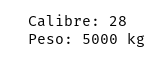
#> input picture test-img/caliber.png, 161 x 60 px
$ python -i vision.py   (imports and definitions only)
#> lines starting #> are read from the running program, lines starting #| are printed output that depends on the picture; after the words box and inside, x2 and y2 are one past the last pixel; in counts of white or black regions, pixels touching at a corner belong together
#> further down, picture is the input picture: shape (60, 161, 3); min 0, max 255, mean 242.1
import cv2
import logging
import numpy as np
from PIL import Image, ExifTags

logger = logging.getLogger("ocr-engine.vision")


# ---------------------------------------------------------------------------
# Carga segura con corrección de orientación EXIF
# ---------------------------------------------------------------------------

# [284 lines left out: functions _load_image_exif_safe, _order_points, _four_point_transform, _correct_perspective, _auto_rotate_portrait, load_and_correct, not called in this run]


# ---------------------------------------------------------------------------
# Corrección de inclinación (deskew)
# ---------------------------------------------------------------------------

def _deskew(image: np.ndarray) -> np.ndarray:
    coords = np.column_stack(np.where(image < 128))
    if len(coords) < 50:
        return image

    pts = coords[:, ::-1].astype(np.float32)
    rect = cv2.minAreaRect(pts)
    angle = rect[-1]

    if angle < -45:
        angle = 90 + angle

    if abs(angle) < 1.0:
        logger.debug(f"[DESKEW] Ángulo {angle:.2f}° < 1°, sin corrección necesaria.")
        return image

    logger.info(f"[DESKEW] Corrigiendo inclinación de {angle:.2f}°")
    h, w = image.shape[:2]
    center = (w // 2, h // 2)
    M = cv2.getRotationMatrix2D(center, angle, 1.0)
    return cv2.warpAffine(
        image, M, (w, h),
        flags=cv2.INTER_CUBIC,
        borderMode=cv2.BORDER_REPLICATE
    )


# ---------------------------------------------------------------------------
# Pipelines de preprocesado
# ---------------------------------------------------------------------------

def preprocess_document(image_input: "str | np.ndarray") -> np.ndarray:
    """
    Pipeline optimizado para documentos IMPRESOS en papel.

    Acepta tanto una ruta de archivo (str) como un array ya cargado y
    corregido (np.ndarray). Cuando recibe un array, omite la carga de
    disco y la detección de perspectiva — útil en el cascade para evitar
    trabajo duplicado.

    Cap de 1600px de ancho (antes 2000px): suficiente para Tesseract y
    reduce ~36% de píxeles, acelerando todo el pipeline subsecuente.

    CLAHE antes del blur: mejora contraste de texto gris sobre fondo
    blanco (caso calibre), donde bilateralFilter solo no era suficiente.

    Usa GaussianBlur + medianBlur en lugar de bilateralFilter(d=9):
    10-20x más rápido con calidad equivalente para texto impreso limpio.
    """
    MAX_WIDTH = 1600

    if isinstance(image_input, str):
        img = load_and_correct(image_input)
    else:
        img = image_input  # ya cargado y corregido por el caller

    h, w = img.shape[:2]
#> h = 60; w = 161
    if w > MAX_WIDTH:
        scale = MAX_WIDTH / w
        img = cv2.resize(img, (MAX_WIDTH, int(h * scale)), interpolation=cv2.INTER_AREA)
    elif w < 1000:
        # Solo escalar si es muy pequeña (capturas de baja resolución)
        img = cv2.resize(img, None, fx=2, fy=2, interpolation=cv2.INTER_CUBIC)
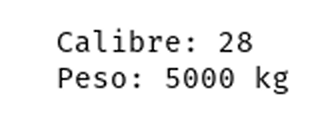
#> img: shape (120, 322, 3); min 0, max 255, mean 241.3

    gray = cv2.cvtColor(img, cv2.COLOR_BGR2GRAY)

    # CLAHE: mejora contraste local antes del blur.
    # Crucial para texto gris sobre fondo blanco (bajo contraste).
    clahe = cv2.createCLAHE(clipLimit=2.0, tileGridSize=(8, 8))
    gray = clahe.apply(gray)

    # GaussianBlur + medianBlur: 10-20x más rápido que bilateralFilter(d=9)
    # y equivalente para eliminar ruido en texto impreso en papel limpio.
    blurred = cv2.GaussianBlur(gray, (5, 5), 0)
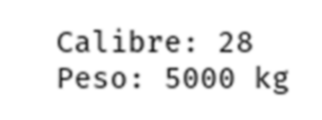
#> blurred: shape (120, 322); min 43, max 255, mean 241.4
    filtered = cv2.medianBlur(blurred, 3)

    binary = cv2.adaptiveThreshold(
        filtered, 255,
        cv2.ADAPTIVE_THRESH_GAUSSIAN_C,
        cv2.THRESH_BINARY,
        blockSize=41,
        C=15
    )
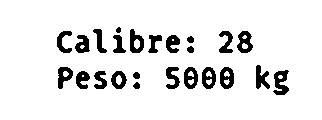
#> binary: shape (120, 322); 90.6% white; 24 black regions, largest, box (x1, y1, x2, y2) and area: (273, 70, 289, 95) 244, (237, 31, 253, 53) 217, (220, 67, 234, 89) 213
    kernel = cv2.getStructuringElement(cv2.MORPH_RECT, (2, 2))
    binary = cv2.morphologyEx(binary, cv2.MORPH_CLOSE, kernel)
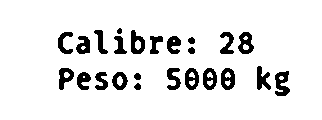
#> binary: shape (120, 322); 90.6% white; 24 black regions, largest, box (x1, y1, x2, y2) and area: (275, 71, 290, 96) 242, (238, 32, 254, 54) 216, (221, 68, 235, 90) 213
    if np.sum(binary == 0) > np.sum(binary == 255):
        binary = cv2.bitwise_not(binary)
    return _deskew(binary)
#> in _deskew, `coords = np.column_stack(np.where(image < 128))`: coords = 3619 pairs, first value 28 to 95, second value 58 to 289
#> in _deskew, `pts = coords[:, ::-1].astype(np.float32)`: pts = 3619 pairs, first value 58 to 289, second value 28 to 95
#> in _deskew, `rect = cv2.minAreaRect(pts)`: rect = ((173.6, 60.81), (62.64, 232.4), -88.42)
#> in _deskew, `angle = rect[-1]`: angle = -88.42
#> in _deskew, `angle = 90 + angle`: angle = 1.58
#> in _deskew, `M = cv2.getRotationMatrix2D(center, angle, 1.0)`: M = [[1, 0.0276, -1.6], [-0.0276, 1, 4.47]]
#> in _deskew, `return cv2.warpAffine( image, M, (w, h), flags=cv2.INTER_CUBIC, border..`:
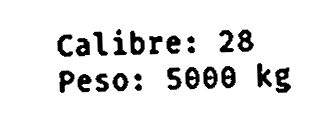
#> returned value: shape (120, 322); min 0, max 255, mean 231.1


# [94 lines left out: functions preprocess_handwritten, preprocess_display, not called in this run]

>>> import cv2
>>> picture = cv2.imread('../../test-img/caliber.png')
>>> result = preprocess_document(picture)

$ run again, on test-img/remito.png
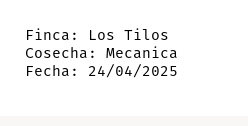
#> input picture test-img/remito.png, 248 x 126 px
#> picture is the input picture: shape (126, 248, 3); mean B, G, R 246.4, 246.5, 246.6
#> in preprocess_document, `binary = cv2.adaptiveThreshold( filtered, 255, cv2.ADAPTIVE_THRESH_GAU..`:
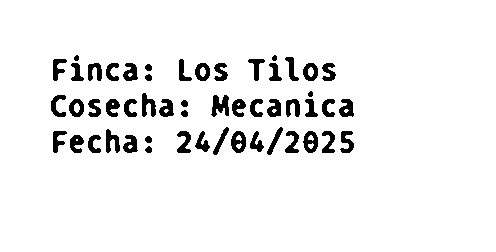
#> binary: shape (252, 496); 94.1% white; 52 black regions, largest, box (x1, y1, x2, y2) and area: (211, 95, 229, 117) 252, (231, 131, 246, 153) 219, (303, 131, 318, 153) 212
#> in preprocess_document, `binary = cv2.morphologyEx(binary, cv2.MORPH_CLOSE, kernel)`:
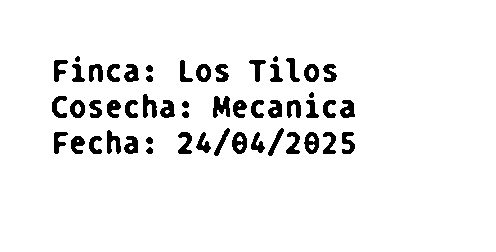
#> binary: shape (252, 496); 94.1% white; 52 black regions, largest, box (x1, y1, x2, y2) and area: (213, 96, 230, 118) 251, (232, 132, 247, 154) 219, (304, 132, 319, 154) 212
#> coords = 7375 pairs, first value 56 to 155, second value 52 to 354
#> pts = 7375 pairs, first value 52 to 354, second value 56 to 155
#> rect = ((203, 105.5), (99, 302), -90)
#> in _deskew, `angle = rect[-1]`: angle = -90
#> in _deskew, `angle = 90 + angle`: angle = 0
